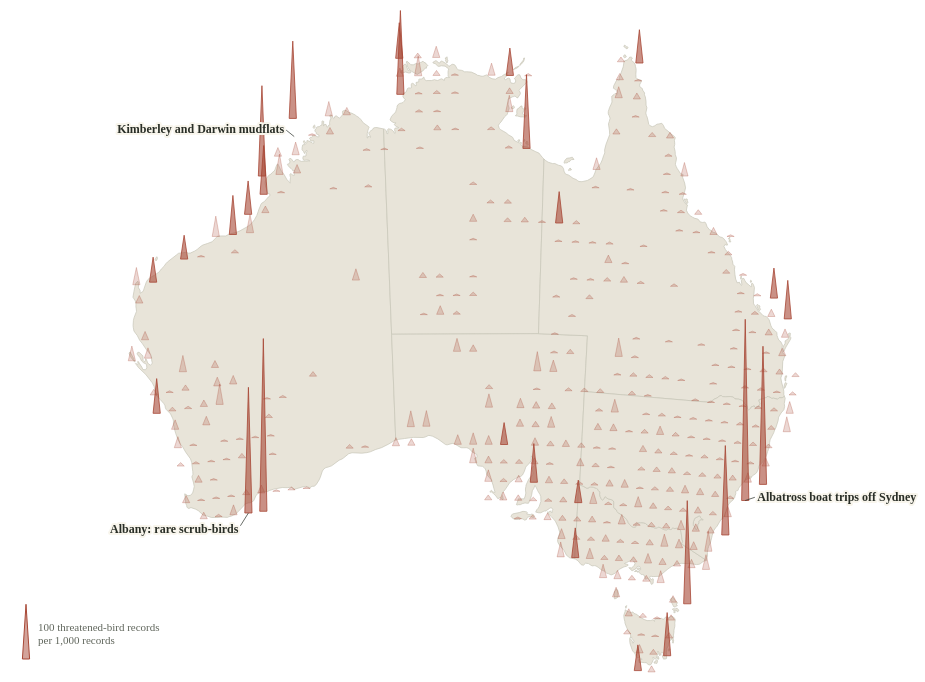

Source (Vega-Lite JSON):
### Vega specification from a JSON file in a GitHub repository (floating-point values rounded to 4 significant figures; data arrays with more than 128 entries replaced by an {"elided": "..."} marker saying what was removed)
{"$schema": "https://vega.github.io/schema/vega/v5.json", "width": 904, "height": 620, "padding": 8, "background": "transparent", "autosize": {"type": "pad", "contains": "padding"}, "config": {"text": {"font": "Bricolage Grotesque", "fill": "#292e27"}, "axis": {"labelFont": "Bricolage Grotesque", "titleFont": "Bricolage Grotesque", "labelFontSize": 12, "titleFontSize": 12, "titleFontWeight": 500, "labelColor": "#60665c", "titleColor": "#292e27", "domain": false, "ticks": false, "gridColor": "#e0dccf", "gridOpacity": 0.75, "labelPadding": 8, "titlePadding": 14}, "legend": {"labelFont": "Bricolage Grotesque", "titleFont": "Bricolage Grotesque", "labelFontSize": 11, "titleFontSize": 11, "titleFontWeight": 500, "labelColor": "#60665c", "titleColor": "#292e27", "gradientThickness": 9, "gradientLength": 130, "padding": 8}}, "description": "Spike map. Each spike stands on a one-degree square; its height is threatened-bird records per 1,000 of all bird records there in 2024. Squares with fewer than 300 records are omitted. A control filters by kind of bird.", "signals": [{"name": "group", "value": "All"}], "projections": [{"name": "projection", "type": "conicEqualArea", "parallels": [-18, -36], "rotate": [-134, 0, 0], "center": [0, -28], "fit": {"signal": "data('states')"}, "size": {"signal": "[width,height]"}}], "data": [{"name": "states", "values": [{"type": "Feature", "properties": {"name": "Western Australia", "code": "WA"}, "geometry": {"type": "MultiPolygon", "coordinates": {"elided": "5 rows, 876 float values in total"}}}, {"type": "Feature", "properties": {"name": "Northern Territory", "code": "NT"}, "geometry": {"type": "MultiPolygon", "coordinates": {"elided": "11 rows, 718 float values in total"}}}, {"type": "Feature", "properties": {"name": "South Australia", "code": "SA"}, "geometry": {"type": "MultiPolygon", "coordinates": {"elided": "2 rows, 390 float values in total"}}}, {"type": "Feature", "properties": {"name": "Queensland", "code": "QLD"}, "geometry": {"type": "MultiPolygon", "coordinates": {"elided": "15 rows, 862 float values in total"}}}, {"type": "Feature", "properties": {"name": "Tasmania", "code": "TAS"}, "geometry": {"type": "MultiPolygon", "coordinates": {"elided": "9 rows, 528 float values in total"}}}, {"type": "Feature", "properties": {"name": "Victoria", "code": "VIC"}, "geometry": {"type": "MultiPolygon", "coordinates": {"elided": "3 rows, 390 float values in total"}}}, {"type": "Feature", "properties": {"name": "Australian Capital Territory", "code": "ACT"}, "geometry": {"type": "Polygon", "coordinates": [[[149.4, -35.33], [149.4, -35.36], [149.3, -35.35], [149.2, -35.38], [149.1, -35.44], [149.1, -35.51], [149.1, -35.58], [149.1, -35.61], [149.1, -35.83], [149.1, -35.91], [148.9, -35.89], [148.9, -35.82], [148.9, -35.74], [148.9, -35.75], [148.8, -35.71], [148.8, -35.64], [148.8, -35.49], [148.8, -35.31], [149.1, -35.15], [149.2, -35.18], [149.2, -35.22], [149.3, -35.27], [149.4, -35.33]]]}}, {"type": "Feature", "properties": {"name": "New South Wales", "code": "NSW"}, "geometry": {"type": "Polygon", "coordinates": {"elided": "2 rows, 482 float values in total"}}}]}, {"name": "spikes", "values": {"elided": "660 records"}, "transform": [{"type": "filter", "expr": "group==='All' || datum.group===group"}, {"type": "aggregate", "groupby": ["latitude", "longitude", "records", "topAll"], "fields": ["threatened", "threatened"], "ops": ["sum", "argmax"], "as": ["threatened", "biggest"]}, {"type": "formula", "expr": "group==='All'?datum.topAll:datum.biggest.top", "as": "top"}, {"type": "formula", "expr": "1000*datum.threatened/datum.records", "as": "rate"}, {"type": "formula", "expr": "scale('projection',[datum.longitude,datum.latitude])", "as": "xy"}, {"type": "collect", "sort": {"field": "latitude", "order": "descending"}}]}, {"name": "notes", "values": [{"text": "Albatross boat trips off Sydney", "longitude": 152, "latitude": -34, "groups": ["All", "Seabirds"], "dx": 12, "dy": -4, "align": "left"}, {"text": "Albatross trips off Albany", "longitude": 120, "latitude": -35, "groups": ["Seabirds"], "dx": -10, "dy": 16, "align": "right"}, {"text": "Albany: rare scrub-birds", "longitude": 119, "latitude": -35, "groups": ["All", "Land birds"], "dx": -10, "dy": 16, "align": "right"}, {"text": "Kimberley and Darwin mudflats", "longitude": 124, "latitude": -15, "groups": ["All", "Shorebirds & wetland birds"], "dx": -10, "dy": -8, "align": "right"}, {"text": "Broome: migratory shorebirds", "longitude": 122, "latitude": -18, "groups": ["Shorebirds & wetland birds"], "dx": -10, "dy": 12, "align": "right"}, {"text": "Tasmanian pelagic trips", "longitude": 148, "latitude": -43, "groups": ["Seabirds"], "dx": 12, "dy": 6, "align": "left"}, {"text": "Carpentarian Grasswren country", "longitude": 139, "latitude": -20, "groups": ["Land birds"], "dx": 12, "dy": 0, "align": "left"}], "transform": [{"type": "filter", "expr": "indexof(datum.groups,group)>=0"}, {"type": "formula", "expr": "scale('projection',[datum.longitude,datum.latitude])", "as": "xy"}]}, {"name": "key", "values": [{"rate": 100}]}], "scales": [{"name": "h", "type": "linear", "domain": [0, 340], "range": [0, 186], "zero": true}], "marks": [{"type": "shape", "from": {"data": "states"}, "encode": {"enter": {"fill": {"value": "#e8e4d9"}, "stroke": {"value": "#c7c6b8"}, "strokeWidth": {"value": 0.7}}}, "transform": [{"type": "geoshape", "projection": "projection"}]}, {"type": "path", "from": {"data": "spikes"}, "encode": {"update": {"x": {"signal": "datum.xy[0]"}, "y": {"signal": "datum.xy[1]"}, "path": {"signal": "'M-3.6,0L0,'+(-max(1.5,scale('h',datum.rate)))+'L3.6,0Z'"}, "fill": {"value": "#a74735"}, "fillOpacity": {"signal": "datum.rate<40?.22:.6"}, "stroke": {"value": "#a74735"}, "strokeOpacity": {"signal": "datum.rate<40?.35:1"}, "strokeWidth": {"value": 0.8}, "tooltip": {"signal": "{'Square':abs(datum.latitude)+'°S, '+datum.longitude+'°E','Threatened-bird records per 1,000':format(datum.rate,'.0f'),'Threatened-bird records':format(datum.threatened,','),'All bird records':format(datum.records,','),'Most recorded threatened bird':datum.top}"}}, "hover": {"fillOpacity": {"value": 0.95}, "strokeOpacity": {"value": 1}}}}, {"type": "rule", "from": {"data": "notes"}, "encode": {"update": {"x": {"signal": "datum.xy[0]"}, "y": {"signal": "datum.xy[1]"}, "x2": {"signal": "datum.xy[0]+datum.dx*.8"}, "y2": {"signal": "datum.xy[1]+datum.dy*.8"}, "stroke": {"value": "#292e27"}, "strokeWidth": {"value": 0.7}}}}, {"type": "text", "from": {"data": "notes"}, "encode": {"update": {"x": {"signal": "datum.xy[0]+datum.dx"}, "y": {"signal": "datum.xy[1]+datum.dy"}, "text": {"field": "text"}, "align": {"field": "align"}, "baseline": {"value": "middle"}, "fontSize": {"value": 12}, "fontWeight": {"value": 600}, "fill": {"value": "#292e27"}, "stroke": {"value": "#f8f5ec"}, "strokeWidth": {"value": 4}, "strokeJoin": {"value": "round"}}}}, {"type": "text", "from": {"data": "notes"}, "encode": {"update": {"x": {"signal": "datum.xy[0]+datum.dx"}, "y": {"signal": "datum.xy[1]+datum.dy"}, "text": {"field": "text"}, "align": {"field": "align"}, "baseline": {"value": "middle"}, "fontSize": {"value": 12}, "fontWeight": {"value": 600}, "fill": {"value": "#292e27"}}}}, {"type": "path", "from": {"data": "key"}, "encode": {"update": {"x": {"value": 18}, "y": {"signal": "height-6"}, "path": {"signal": "'M-3.6,0L0,'+(-scale('h',100))+'L3.6,0Z'"}, "fill": {"value": "#a74735"}, "fillOpacity": {"value": 0.5}, "stroke": {"value": "#a74735"}}}}, {"type": "text", "encode": {"update": {"x": {"value": 30}, "y": {"signal": "height-10-scale('h',100)/2"}, "text": {"value": ["100 threatened-bird records", "per 1,000 records"]}, "fontSize": {"value": 11}, "fill": {"value": "#60665c"}, "baseline": {"value": "middle"}}}}]}
